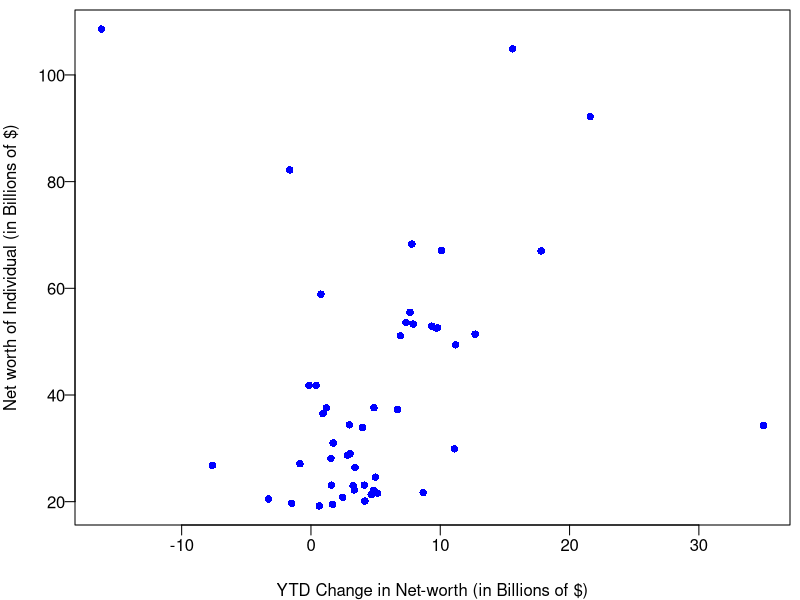

This figure's R source:
###################################################################################################
# Steve G. Mwangi
# TMATH 390, Fall 2019
# Lab 10 R script
# December 09, 2019
###################################################################################################
#OBJECTIVES:
#1. Correlation and linear regression 
###################################################################################################
#C1.
#Submitted R Script.
#--------------------------------------------------------------------------------------------------
# C6.
# Part 2: Linear regression on your own data 
# (2) Describe the two quantitative variables in the data set you obtained for HW 1. 
# Choose one to be the response variable (Y), and one to be the predictor variable (X). 
# Explain your choice. Do you think these variables might be related? Why or why not?
# Read csv file of my data
data.df = read.csv("data.csv")
#--------------------------------------------------------------------------------------------------
# C7. (1) Produce a publication-quality scatterplot with your 
# response-variable on the y-axis and your...
# first set up the plotting window. 
# mfrow creates a 1x1 window 
# mar sets the margin sizes (bottom, left, top, right) 
# mgp sets the axis (scale, ticks, line) 
# las orients the axis scale (here we set it to horizontal) 
par(mfrow=c(1,1),mar=c(3.75,3.75,0.5,0.5),mgp=c(2.75,0.5,0),las=1) 
# now we create the scatterplot. xlab gives the label for the x-axis, 
# ylab the label for the y-axis. Make sure to update these with your own 
# variables. pch gives the point type (16=solid points) 
# see ?points for options. col gives the color for the points (?colors) 
?points
plot(data.df$YTD.Change,
     data.df$Net.worth,
     xlab="YTD Change in Net-worth (in Billions of $)",
     ylab="Net worth of Individual (in Billions of $)",
     pch=16,
     col="blue") 
#--------------------------------------------------------------------------------------------------
# C9 Using the cor function in R to calculate the correlation between X and Y 
# substitute the name of your dataframe and the appropriate column names 
cor(data.df$YTD.Change,data.df$Net.worth) # =  0.1776805
#--------------------------------------------------------------------------------------------------
# C11. (1) Now we will estimate the least-squares regression line,...
# lm uses the same formula syntax that boxplot does. 
# this code estimates the linear relationship between Y and X 
# for the dataframe data.df. Replace with the column names for your 
# Y and X variables, and your own dataset. 
my.lm=lm(Net.worth~YTD.Change,data=data.df) 
# the my.lm object contains a description of the linear model, 
# including the estimated coefficients. To retrieve the coefficients: 
my.lm$coefficients 
summary(my.lm)
#--------------------------------------------------------------------------------------------------
###################################################################################################
###################################################################################################
###################################################################################################
#---------------------------------------------END--------------------------------------------------

